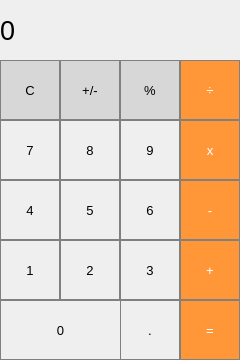
<?xml version="1.0" encoding="UTF-8"?>
<ui version="4.0">
 <class>MainWindow</class>
 <widget class="QMainWindow" name="MainWindow">
  <property name="geometry">
   <rect>
    <x>0</x>
    <y>0</y>
    <width>240</width>
    <height>360</height>
   </rect>
  </property>
  <property name="windowTitle">
   <string>MainWindow</string>
  </property>
  <widget class="QWidget" name="centralwidget">
   <widget class="QLabel" name="label">
    <property name="geometry">
     <rect>
      <x>0</x>
      <y>0</y>
      <width>240</width>
      <height>60</height>
     </rect>
    </property>
    <property name="font">
     <font>
      <pointsize>20</pointsize>
     </font>
    </property>
    <property name="styleSheet">
     <string notr="true">QLabel {
  qproperty-alignment: 'AlignVCenter | AlignRight';
  border: 1px solid gray;
}

background-color : white;</string>
    </property>
    <property name="text">
     <string>0</string>
    </property>
   </widget>
   <widget class="QPushButton" name="pushButton_clear">
    <property name="geometry">
     <rect>
      <x>0</x>
      <y>60</y>
      <width>60</width>
      <height>60</height>
     </rect>
    </property>
    <property name="font">
     <font>
      <pointsize>10</pointsize>
     </font>
    </property>
    <property name="styleSheet">
     <string notr="true">QPushButton {
  background-color: rgb(215, 215, 215);
  border: 1px solid gray;
}
QPushButton:pressed {
    background-color: qlineargradient(x1: 0, y1: 0, x2: 0, y2: 1,
                                      stop: 0 #BEBEBE, stop: 1 #D7D7D7);
}</string>
    </property>
    <property name="text">
     <string>C</string>
    </property>
   </widget>
   <widget class="QPushButton" name="pushButton_plusMinus">
    <property name="geometry">
     <rect>
      <x>60</x>
      <y>60</y>
      <width>60</width>
      <height>60</height>
     </rect>
    </property>
    <property name="font">
     <font>
      <pointsize>10</pointsize>
     </font>
    </property>
    <property name="styleSheet">
     <string notr="true">QPushButton {
  background-color: rgb(215, 215, 215);
  border: 1px solid gray;
}
QPushButton:pressed {
    background-color: qlineargradient(x1: 0, y1: 0, x2: 0, y2: 1,
                                      stop: 0 #BEBEBE, stop: 1 #D7D7D7);
}</string>
    </property>
    <property name="text">
     <string>+/-</string>
    </property>
   </widget>
   <widget class="QPushButton" name="pushButton_divide">
    <property name="geometry">
     <rect>
      <x>180</x>
      <y>60</y>
      <width>60</width>
      <height>60</height>
     </rect>
    </property>
    <property name="font">
     <font>
      <pointsize>10</pointsize>
     </font>
    </property>
    <property name="styleSheet">
     <string notr="true">QPushButton {
  background-color: rgb(255, 151, 57);
  color: white; 
  border: 1px solid gray;
}

QPushButton:pressed {
    background-color: qlineargradient(x1: 0, y1: 0, x2: 0, y2: 1,
                                      stop: 0 #FF7832, stop: 1 #FF9739);
}
</string>
    </property>
    <property name="text">
     <string>÷</string>
    </property>
   </widget>
   <widget class="QPushButton" name="pushButton_percent">
    <property name="geometry">
     <rect>
      <x>120</x>
      <y>60</y>
      <width>60</width>
      <height>60</height>
     </rect>
    </property>
    <property name="font">
     <font>
      <pointsize>10</pointsize>
     </font>
    </property>
    <property name="styleSheet">
     <string notr="true">QPushButton {
  background-color: rgb(215, 215, 215);
  border: 1px solid gray;
}
QPushButton:pressed {
    background-color: qlineargradient(x1: 0, y1: 0, x2: 0, y2: 1,
                                      stop: 0 #BEBEBE, stop: 1 #D7D7D7);
}</string>
    </property>
    <property name="text">
     <string>%</string>
    </property>
   </widget>
   <widget class="QPushButton" name="pushButton_8">
    <property name="geometry">
     <rect>
      <x>60</x>
      <y>120</y>
      <width>60</width>
      <height>60</height>
     </rect>
    </property>
    <property name="font">
     <font>
      <pointsize>10</pointsize>
     </font>
    </property>
    <property name="styleSheet">
     <string notr="true">QPushButton {
   border: 1px solid gray;
}
QPushButton:pressed {
    background-color: qlineargradient(x1: 0, y1: 0, x2: 0, y2: 1,
                                      stop: 0 #dadbde, stop: 1 #f6f7fa);
}
</string>
    </property>
    <property name="text">
     <string>8</string>
    </property>
   </widget>
   <widget class="QPushButton" name="pushButton_multiply">
    <property name="geometry">
     <rect>
      <x>180</x>
      <y>120</y>
      <width>60</width>
      <height>60</height>
     </rect>
    </property>
    <property name="font">
     <font>
      <pointsize>10</pointsize>
     </font>
    </property>
    <property name="styleSheet">
     <string notr="true">QPushButton {
  background-color: rgb(255, 151, 57);
  color: white; 
  border: 1px solid gray;
}

QPushButton:pressed {
    background-color: qlineargradient(x1: 0, y1: 0, x2: 0, y2: 1,
                                      stop: 0 #FF7832, stop: 1 #FF9739);
}
</string>
    </property>
    <property name="text">
     <string>x</string>
    </property>
   </widget>
   <widget class="QPushButton" name="pushButton_9">
    <property name="geometry">
     <rect>
      <x>120</x>
      <y>120</y>
      <width>60</width>
      <height>60</height>
     </rect>
    </property>
    <property name="font">
     <font>
      <pointsize>10</pointsize>
     </font>
    </property>
    <property name="styleSheet">
     <string notr="true">QPushButton {
   border: 1px solid gray;
}
QPushButton:pressed {
    background-color: qlineargradient(x1: 0, y1: 0, x2: 0, y2: 1,
                                      stop: 0 #dadbde, stop: 1 #f6f7fa);
}
</string>
    </property>
    <property name="text">
     <string>9</string>
    </property>
   </widget>
   <widget class="QPushButton" name="pushButton_7">
    <property name="geometry">
     <rect>
      <x>0</x>
      <y>120</y>
      <width>60</width>
      <height>60</height>
     </rect>
    </property>
    <property name="font">
     <font>
      <pointsize>10</pointsize>
     </font>
    </property>
    <property name="styleSheet">
     <string notr="true">QPushButton {
   border: 1px solid gray;
}
QPushButton:pressed {
    background-color: qlineargradient(x1: 0, y1: 0, x2: 0, y2: 1,
                                      stop: 0 #dadbde, stop: 1 #f6f7fa);
}
</string>
    </property>
    <property name="text">
     <string>7</string>
    </property>
   </widget>
   <widget class="QPushButton" name="pushButton_add">
    <property name="geometry">
     <rect>
      <x>180</x>
      <y>240</y>
      <width>60</width>
      <height>60</height>
     </rect>
    </property>
    <property name="font">
     <font>
      <pointsize>10</pointsize>
     </font>
    </property>
    <property name="styleSheet">
     <string notr="true">QPushButton {
  background-color: rgb(255, 151, 57);
  color: white; 
  border: 1px solid gray;
}

QPushButton:pressed {
    background-color: qlineargradient(x1: 0, y1: 0, x2: 0, y2: 1,
                                      stop: 0 #FF7832, stop: 1 #FF9739);
}
</string>
    </property>
    <property name="text">
     <string>+</string>
    </property>
   </widget>
   <widget class="QPushButton" name="pushButton_5">
    <property name="geometry">
     <rect>
      <x>60</x>
      <y>180</y>
      <width>60</width>
      <height>60</height>
     </rect>
    </property>
    <property name="font">
     <font>
      <pointsize>10</pointsize>
     </font>
    </property>
    <property name="styleSheet">
     <string notr="true">QPushButton {
   border: 1px solid gray;
}
QPushButton:pressed {
    background-color: qlineargradient(x1: 0, y1: 0, x2: 0, y2: 1,
                                      stop: 0 #dadbde, stop: 1 #f6f7fa);
}
</string>
    </property>
    <property name="text">
     <string>5</string>
    </property>
   </widget>
   <widget class="QPushButton" name="pushButton_subtract">
    <property name="geometry">
     <rect>
      <x>180</x>
      <y>180</y>
      <width>60</width>
      <height>60</height>
     </rect>
    </property>
    <property name="font">
     <font>
      <pointsize>10</pointsize>
     </font>
    </property>
    <property name="styleSheet">
     <string notr="true">QPushButton {
  background-color: rgb(255, 151, 57);
  color: white; 
  border: 1px solid gray;
}

QPushButton:pressed {
    background-color: qlineargradient(x1: 0, y1: 0, x2: 0, y2: 1,
                                      stop: 0 #FF7832, stop: 1 #FF9739);
}
</string>
    </property>
    <property name="text">
     <string>-</string>
    </property>
   </widget>
   <widget class="QPushButton" name="pushButton_1">
    <property name="geometry">
     <rect>
      <x>0</x>
      <y>240</y>
      <width>60</width>
      <height>60</height>
     </rect>
    </property>
    <property name="font">
     <font>
      <pointsize>10</pointsize>
     </font>
    </property>
    <property name="styleSheet">
     <string notr="true">QPushButton {
   border: 1px solid gray;
}
QPushButton:pressed {
    background-color: qlineargradient(x1: 0, y1: 0, x2: 0, y2: 1,
                                      stop: 0 #dadbde, stop: 1 #f6f7fa);
}
</string>
    </property>
    <property name="text">
     <string>1</string>
    </property>
   </widget>
   <widget class="QPushButton" name="pushButton_3">
    <property name="geometry">
     <rect>
      <x>120</x>
      <y>240</y>
      <width>60</width>
      <height>60</height>
     </rect>
    </property>
    <property name="font">
     <font>
      <pointsize>10</pointsize>
     </font>
    </property>
    <property name="styleSheet">
     <string notr="true">QPushButton {
   border: 1px solid gray;
}
QPushButton:pressed {
    background-color: qlineargradient(x1: 0, y1: 0, x2: 0, y2: 1,
                                      stop: 0 #dadbde, stop: 1 #f6f7fa);
}
</string>
    </property>
    <property name="text">
     <string>3</string>
    </property>
   </widget>
   <widget class="QPushButton" name="pushButton_6">
    <property name="geometry">
     <rect>
      <x>120</x>
      <y>180</y>
      <width>60</width>
      <height>60</height>
     </rect>
    </property>
    <property name="font">
     <font>
      <pointsize>10</pointsize>
     </font>
    </property>
    <property name="styleSheet">
     <string notr="true">QPushButton {
   border: 1px solid gray;
}
QPushButton:pressed {
    background-color: qlineargradient(x1: 0, y1: 0, x2: 0, y2: 1,
                                      stop: 0 #dadbde, stop: 1 #f6f7fa);
}
</string>
    </property>
    <property name="text">
     <string>6</string>
    </property>
   </widget>
   <widget class="QPushButton" name="pushButton_4">
    <property name="geometry">
     <rect>
      <x>0</x>
      <y>180</y>
      <width>60</width>
      <height>60</height>
     </rect>
    </property>
    <property name="font">
     <font>
      <pointsize>10</pointsize>
     </font>
    </property>
    <property name="styleSheet">
     <string notr="true">QPushButton {
   border: 1px solid gray;
}
QPushButton:pressed {
    background-color: qlineargradient(x1: 0, y1: 0, x2: 0, y2: 1,
                                      stop: 0 #dadbde, stop: 1 #f6f7fa);
}
</string>
    </property>
    <property name="text">
     <string>4</string>
    </property>
   </widget>
   <widget class="QPushButton" name="pushButton_2">
    <property name="geometry">
     <rect>
      <x>60</x>
      <y>240</y>
      <width>60</width>
      <height>60</height>
     </rect>
    </property>
    <property name="font">
     <font>
      <pointsize>10</pointsize>
     </font>
    </property>
    <property name="styleSheet">
     <string notr="true">QPushButton {
   border: 1px solid gray;
}
QPushButton:pressed {
    background-color: qlineargradient(x1: 0, y1: 0, x2: 0, y2: 1,
                                      stop: 0 #dadbde, stop: 1 #f6f7fa);
}
</string>
    </property>
    <property name="text">
     <string>2</string>
    </property>
   </widget>
   <widget class="QPushButton" name="pushButton_equals">
    <property name="geometry">
     <rect>
      <x>180</x>
      <y>300</y>
      <width>60</width>
      <height>60</height>
     </rect>
    </property>
    <property name="font">
     <font>
      <pointsize>10</pointsize>
     </font>
    </property>
    <property name="styleSheet">
     <string notr="true">QPushButton {
  background-color: rgb(255, 151, 57);
  color: white; 
  border: 1px solid gray;
}

QPushButton:pressed {
    background-color: qlineargradient(x1: 0, y1: 0, x2: 0, y2: 1,
                                      stop: 0 #FF7832, stop: 1 #FF9739);
}
</string>
    </property>
    <property name="text">
     <string>=</string>
    </property>
   </widget>
   <widget class="QPushButton" name="pushButton_0">
    <property name="geometry">
     <rect>
      <x>0</x>
      <y>300</y>
      <width>121</width>
      <height>60</height>
     </rect>
    </property>
    <property name="font">
     <font>
      <pointsize>10</pointsize>
     </font>
    </property>
    <property name="styleSheet">
     <string notr="true">QPushButton {
   border: 1px solid gray;
}
QPushButton:pressed {
    background-color: qlineargradient(x1: 0, y1: 0, x2: 0, y2: 1,
                                      stop: 0 #dadbde, stop: 1 #f6f7fa);
}
</string>
    </property>
    <property name="text">
     <string>0</string>
    </property>
   </widget>
   <widget class="QPushButton" name="pushButton_decimal">
    <property name="geometry">
     <rect>
      <x>120</x>
      <y>300</y>
      <width>60</width>
      <height>60</height>
     </rect>
    </property>
    <property name="font">
     <font>
      <pointsize>10</pointsize>
     </font>
    </property>
    <property name="styleSheet">
     <string notr="true">QPushButton {
   border: 1px solid gray;
}
QPushButton:pressed {
    background-color: qlineargradient(x1: 0, y1: 0, x2: 0, y2: 1,
                                      stop: 0 #dadbde, stop: 1 #f6f7fa);
}
</string>
    </property>
    <property name="text">
     <string>.</string>
    </property>
   </widget>
  </widget>
 </widget>
 <resources/>
 <connections/>
</ui>
